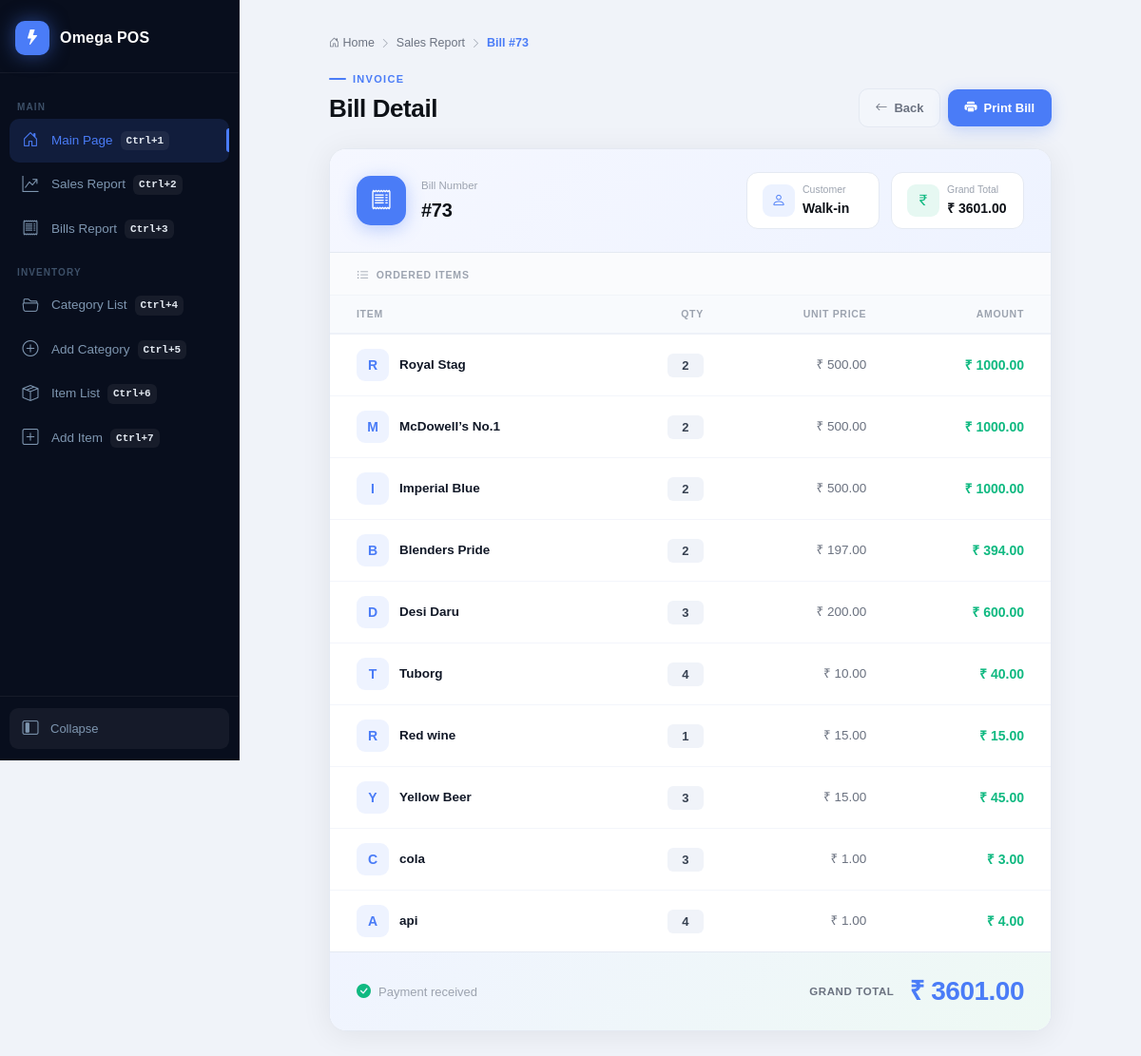
The app's page /bill-detail/73/ with its own data.
### billing/models.py (models this page shows, shortened)
class Bill(models.Model):
    customer_name = models.CharField(
        max_length=100,
        blank=True,
        null=True
    )
    total = models.DecimalField(
        max_digits=12,
        decimal_places=2
    )
    shift = models.CharField(
        max_length=10
    )
    created_at = models.DateTimeField(
        auto_now_add=True
    )
    is_edited = models.BooleanField(
        default=False
    )
    edited_at = models.DateTimeField(
        null=True,
        blank=True
    )

class Item(models.Model):
    name = models.CharField(max_length=100)
    category = models.ForeignKey(
        Category,
        on_delete=models.CASCADE,
        null=True,
        blank=True
    )
    price1 = models.DecimalField(
        max_digits=10,
        decimal_places=2,
        default=0
    )
    price2 = models.DecimalField(
        max_digits=10,
        decimal_places=2,
        default=0
    )
    price3 = models.DecimalField(
        max_digits=10,
        decimal_places=2,
        default=0
    )

class BillItem(models.Model):
    bill = models.ForeignKey(
        Bill,
        on_delete=models.CASCADE
    )
    item = models.ForeignKey(
        Item,
        on_delete=models.CASCADE
    )
    price = models.DecimalField(
        max_digits=10,
        decimal_places=2,
        default=0
    )
    qty = models.IntegerField()

### billing/views.py (the view)
def bill_detail(request, bill_id):
    bill = get_object_or_404(
        Bill,
        id=bill_id
    )
    items = BillItem.objects.filter(
        bill=bill
    ).select_related("item")
    items_data = []
    for i in items:
        items_data.append({
            "item": i.item.name,
            "qty": i.qty,
            "price": i.price,
            "amount": i.qty * i.price
        })
    return render(
        request,
        "bill_detail.html",
        {
            "bill": bill,
            "items": items_data
        }
    )

### billing/templates/bill_detail.html (shortened to what this page needs)
{% extends 'layouts/base.html' %}
{% block content %}
<div class="bill-wrap">
    <div class="pro-breadcrumb">
        <a href="{% url 'pos' %}"><i class="bi bi-house-door"></i> Home</a>
        <i class="bi bi-chevron-right"></i>
        <a href="{% url 'sales_report_page' %}">Sales Report</a>
        <i class="bi bi-chevron-right"></i>
        <span class="current">Bill #{{ bill.id }}</span>
    </div>
    <div class="bill-page-header">
        <div>
            <div class="bill-eyebrow">Invoice</div>
            <div class="bill-title">Bill Detail</div>
        </div>
        <div class="header-actions">
            <a href="{% url 'sales_report_page' %}" class="btn-back">
                <i class="bi bi-arrow-left"></i> Back
            </a>
            <button class="btn-print" onclick="window.print()">
                <i class="bi bi-printer-fill"></i> Print Bill
            </button>
        </div>
    </div>
    <div class="bill-card">
        <div class="bill-card-top">
            <div class="bill-id-block">
                <div class="bill-icon">
                    <i class="bi bi-receipt"></i>
                </div>
                <div class="bill-id-text">
                    <div class="bill-id-label">Bill Number</div>
                    <div class="bill-id-number">#{{ bill.id }}</div>
                </div>
            </div>
            <div class="bill-meta">
                <div class="meta-chip">
                    <div class="meta-chip-icon blue">
                        <i class="bi bi-person"></i>
                    </div>
                    <div class="meta-chip-info">
                        <div class="meta-chip-label">Customer</div>
                        <div class="meta-chip-value">{{ bill.customer_name }}</div>
                    </div>
                </div>
                <div class="meta-chip">
                    <div class="meta-chip-icon green">
                        <i class="bi bi-currency-rupee"></i>
                    </div>
                    <div class="meta-chip-info">
                        <div class="meta-chip-label">Grand Total</div>
                        <div class="meta-chip-value">₹ {{ bill.total }}</div>
                    </div>
                </div>
            </div>
        </div>
        <div class="bill-table-section">
            <div class="section-label">
                <i class="bi bi-list-ul"></i> Ordered Items
            </div>
            <div style="overflow-x:auto;">
                <table class="bill-detail-table">
                    <thead>
                        <tr>
                            <th>Item</th>
                            <th>Qty</th>
                            <th>Unit Price</th>
                            <th>Amount</th>
                        </tr>
                    </thead>
                    <tbody>
                        {% for i in items %}
                        <tr>
                            <td>
                                <div class="item-name-cell">
                                    <div class="item-avatar">{{ i.item|first|upper }}</div>
                                    <span class="item-name">{{ i.item }}</span>
                                </div>
                            </td>
                            <td><span class="qty-pill">{{ i.qty }}</span></td>
                            <td><span class="price-val">₹ {{ i.price }}</span></td>
                            <td><span class="amount-val">₹ {{ i.amount }}</span></td>
                        </tr>
                        {% endfor %}
                    </tbody>
                </table>
            </div>
        </div>
        <div class="bill-footer">
            <div class="footer-note">
                <i class="bi bi-check-circle-fill" style="color:#10b981;"></i>
                Payment received
            </div>
            <div class="grand-total-block">
                <span class="grand-total-label">Grand Total</span>
                <span class="grand-total-value">₹ {{ bill.total }}</span>
            </div>
        </div>
    </div>
</div>
{% endblock %}

### billing/templates/layouts/base.html (style rules this page uses)
:root { --bg: #f0f3f9; --sidebar-bg: #080e1d; --sidebar-border: rgba(255,255,255,0.055); --sidebar-hover: rgba(255,255,255,0.06); --accent: #4a7cf7; --accent-soft: rgba(74,124,247,0.14); --text-primary: #0d1117; --text-muted: #6b7280; --text-dim: #94a3b8; --card-bg: #ffffff; --border: #e4e9f2; --sidebar-w: 252px; --sidebar-collapsed-w: 70px; --shortcut-h: 50px; --radius: 14px; --radius-sm: 9px; --shadow-sm: 0 2px 12px rgba(0,0,0,0.06); --shadow-md: 0 6px 28px rgba(0,0,0,0.09); }
*, *::before, *::after { box-sizing: border-box; margin: 0; padding: 0; }
html, body { height: 100%; overflow-x: hidden; }
body { background: var(--bg); font-family: 'Outfit', sans-serif; color: var(--text-primary); }

### records on screen
Bill: id "73", customer_name "Walk-in", total "3601.00"
Item: item|first "R", item "Royal Stag"
BillItem: price "500.00"
Item: item|first "M", item "McDowell’s No.1"
BillItem: price "500.00"
Item: item|first "I", item "Imperial Blue"
BillItem: price "500.00"
Item: item|first "B", item "Blenders Pride"
BillItem: price "197.00"
Item: item|first "D", item "Desi Daru"
BillItem: price "200.00"
Item: item|first "T", item "Tuborg"
BillItem: price "10.00"
Item: item|first "R", item "Red wine"
BillItem: price "15.00"
Item: item|first "Y", item "Yellow Beer"
BillItem: price "15.00"
Item: item|first "C", item "cola"
BillItem: price "1.00"
Item: item|first "A", item "api"
BillItem: price "1.00"

### other values on screen
{{ i.qty }} "2" "2" "2" "2" "3" "4" "1" "3" "3" "4"
{{ i.amount }} "1000.00" "1000.00" "1000.00" "394.00" "600.00" "40.00" "15.00" "45.00" "3.00" "4.00"
